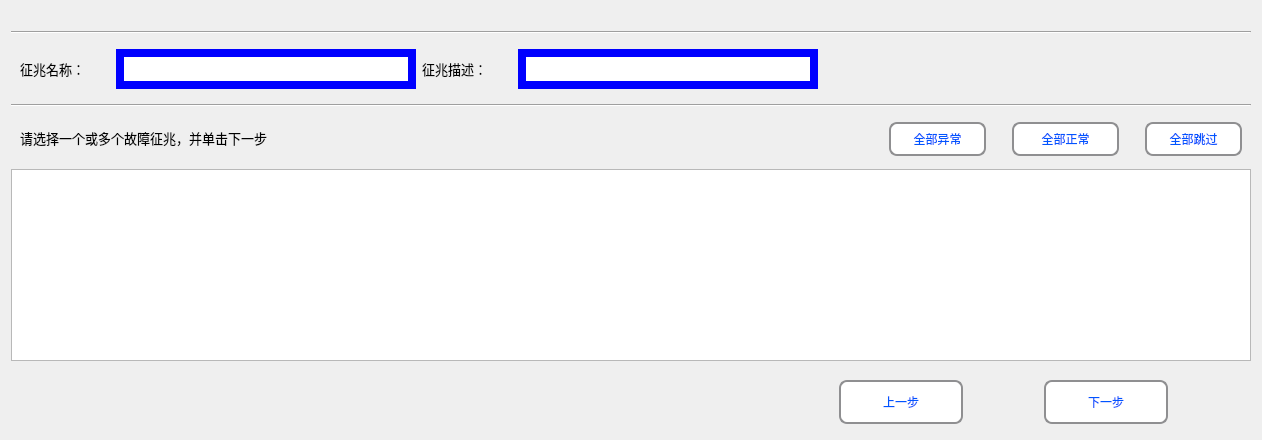
      <widget class="QWidget" name="page_main_select_known_symptom">
       <property name="minimumSize">
        <size>
         <width>0</width>
         <height>50</height>
        </size>
       </property>
       <property name="styleSheet">
        <string notr="true">QWidget#page_main_select_known_symptom{
border-image: url(:/new/prefix1/Diagnosis_Image/BG_new.png);}</string>
       </property>
       <layout class="QVBoxLayout" name="verticalLayout">
        <item>
         <spacer name="horizontalSpacer_30">
          <property name="orientation">
           <enum>Qt::Horizontal</enum>
          </property>
          <property name="sizeHint" stdset="0">
           <size>
            <width>906</width>
            <height>20</height>
           </size>
          </property>
         </spacer>
        </item>
        <item>
         <widget class="Line" name="line_select_known_symptom_2">
          <property name="orientation">
           <enum>Qt::Horizontal</enum>
          </property>
         </widget>
        </item>
        <item>
         <widget class="QWidget" name="widget_select_known_symptom_1" native="true">
          <property name="maximumSize">
           <size>
            <width>16777215</width>
            <height>60</height>
           </size>
          </property>
          <layout class="QHBoxLayout" name="horizontalLayout_22">
           <item>
            <widget class="QLabel" name="label_known_symptom_name_searching">
             <property name="minimumSize">
              <size>
               <width>90</width>
               <height>40</height>
              </size>
             </property>
             <property name="maximumSize">
              <size>
               <width>90</width>
               <height>40</height>
              </size>
             </property>
             <property name="font">
              <font>
               <family>微软雅黑</family>
               <pointsize>10</pointsize>
              </font>
             </property>
             <property name="text">
              <string>征兆名称：</string>
             </property>
            </widget>
           </item>
           <item>
            <widget class="QLineEdit" name="lineEdit_known_symptom_name_searching">
             <property name="minimumSize">
              <size>
               <width>300</width>
               <height>40</height>
              </size>
             </property>
             <property name="maximumSize">
              <size>
               <width>300</width>
               <height>16777215</height>
              </size>
             </property>
             <property name="styleSheet">
              <string notr="true">QLineEdit#lineEdit_known_symptom_name_searching{
    border: 8px solid blue;
	border-image: url(:/new/prefix1/Diagnosis_Image/Search_input.png);}
</string>
             </property>
            </widget>
           </item>
           <item>
            <widget class="QLabel" name="label_known_symptom_discription_searching">
             <property name="minimumSize">
              <size>
               <width>90</width>
               <height>40</height>
              </size>
             </property>
             <property name="maximumSize">
              <size>
               <width>90</width>
               <height>40</height>
              </size>
             </property>
             <property name="font">
              <font>
               <family>微软雅黑</family>
               <pointsize>10</pointsize>
              </font>
             </property>
             <property name="text">
              <string>征兆描述：</string>
             </property>
            </widget>
           </item>
           <item>
            <widget class="QLineEdit" name="lineEdit_known_symptom_discription_searching">
             <property name="minimumSize">
              <size>
               <width>300</width>
               <height>40</height>
              </size>
             </property>
             <property name="maximumSize">
              <size>
               <width>300</width>
               <height>16777215</height>
              </size>
             </property>
             <property name="styleSheet">
              <string notr="true">QLineEdit#lineEdit_known_symptom_discription_searching{
    border: 8px solid blue;
	border-image: url(:/new/prefix1/Diagnosis_Image/Search_input.png);}
</string>
             </property>
            </widget>
           </item>
           <item>
            <widget class="QPushButton" name="btn_known_symptom_searching">
             <property name="minimumSize">
              <size>
               <width>40</width>
               <height>40</height>
              </size>
             </property>
             <property name="maximumSize">
              <size>
               <width>40</width>
               <height>40</height>
              </size>
             </property>
             <property name="styleSheet">
              <string notr="true">border-radius:0px;
border-image: url(:/new/prefix1/Diagnosis_Image/Search_icon.png);</string>
             </property>
             <property name="text">
              <string/>
             </property>
             <property name="iconSize">
              <size>
               <width>40</width>
               <height>40</height>
              </size>
             </property>
            </widget>
           </item>
           <item>
            <spacer name="horizontalSpacer_symptom_searching">
             <property name="orientation">
              <enum>Qt::Horizontal</enum>
             </property>
             <property name="sizeHint" stdset="0">
              <size>
               <width>374</width>
               <height>20</height>
              </size>
             </property>
            </spacer>
           </item>
          </layout>
         </widget>
        </item>
        <item>
         <widget class="Line" name="line_select_known_symptom_1">
          <property name="orientation">
           <enum>Qt::Horizontal</enum>
          </property>
         </widget>
        </item>
        <item>
         <widget class="QWidget" name="widget_select_known_symptom_2" native="true">
          <property name="maximumSize">
           <size>
            <width>16777215</width>
            <height>50</height>
           </size>
          </property>
          <layout class="QHBoxLayout" name="horizontalLayout_6">
           <item>
            <widget class="QLabel" name="label_known_symptom_select">
             <property name="minimumSize">
              <size>
               <width>380</width>
               <height>30</height>
              </size>
             </property>
             <property name="maximumSize">
              <size>
               <width>380</width>
               <height>30</height>
              </size>
             </property>
             <property name="font">
              <font>
               <family>微软雅黑</family>
               <pointsize>10</pointsize>
               <weight>50</weight>
               <bold>false</bold>
              </font>
             </property>
             <property name="text">
              <string>请选择一个或多个故障征兆，并单击下一步</string>
             </property>
            </widget>
           </item>
           <item>
            <spacer name="horizontalSpacer_212">
             <property name="orientation">
              <enum>Qt::Horizontal</enum>
             </property>
             <property name="sizeHint" stdset="0">
              <size>
               <width>483</width>
               <height>20</height>
              </size>
             </property>
            </spacer>
           </item>
           <item>
            <widget class="QToolButton" name="toolButton_known_symptom_select_all">
             <property name="styleSheet">
              <string notr="true">QToolButton { 
    border: 2px solid #8f8f91;
    border-radius: 8px; 
    min-width: 90px;
    min-height: 30px;
	background-color: rgb(255, 255, 255);
	color: rgb(0, 85, 255);
	font: 75 12pt &quot;微软雅黑&quot;;
 }
QToolButton:pressed {
    border: 2px solid #8f8f91;
    border-radius: 6px; 
    background-color: rgb(255, 255, 255);
    min-width: 80px;
    min-height: 30px;
	color: rgb(0, 85, 255);
	font: 75 10pt &quot;微软雅黑&quot;;
}</string>
             </property>
             <property name="text">
              <string>全部异常</string>
             </property>
            </widget>
           </item>
           <item>
            <spacer name="verticalSpacer_4">
             <property name="orientation">
              <enum>Qt::Vertical</enum>
             </property>
             <property name="sizeHint" stdset="0">
              <size>
               <width>20</width>
               <height>40</height>
              </size>
             </property>
            </spacer>
           </item>
           <item>
            <widget class="QToolButton" name="toolButton_not_exit_symptom_select_all">
             <property name="minimumSize">
              <size>
               <width>104</width>
               <height>34</height>
              </size>
             </property>
             <property name="styleSheet">
              <string notr="true">QToolButton { 
    border: 2px solid #8f8f91;
    border-radius: 8px; 
    min-width: 100px;
    min-height: 30px;
	background-color: rgb(255, 255, 255);
	color: rgb(0, 85, 255);
	font: 75 12pt &quot;微软雅黑&quot;;
 }
QToolButton:pressed {
    border: 2px solid #8f8f91;
    border-radius: 6px; 
    background-color: rgb(255, 255, 255);
    min-width: 80px;
    min-height: 30px;
	color: rgb(0, 85, 255);
	font: 75 10pt &quot;微软雅黑&quot;;
}</string>
             </property>
             <property name="text">
              <string>全部正常</string>
             </property>
            </widget>
           </item>
           <item>
            <spacer name="verticalSpacer_5">
             <property name="orientation">
              <enum>Qt::Vertical</enum>
             </property>
             <property name="sizeHint" stdset="0">
              <size>
               <width>20</width>
               <height>25</height>
              </size>
             </property>
            </spacer>
           </item>
           <item>
            <widget class="QToolButton" name="toolButton_known_symptom_all_skip">
             <property name="minimumSize">
              <size>
               <width>94</width>
               <height>34</height>
              </size>
             </property>
             <property name="styleSheet">
              <string notr="true">QToolButton { 
    border: 2px solid #8f8f91;
    border-radius: 8px; 
    min-width: 90px;
    min-height: 30px;
	background-color: rgb(255, 255, 255);
	color: rgb(0, 85, 255);
	font: 75 12pt &quot;微软雅黑&quot;;
 }
QToolButton:pressed {
    border: 2px solid #8f8f91;
    border-radius: 6px; 
    background-color: rgb(255, 255, 255);
    min-width: 80px;
    min-height: 30px;
	color: rgb(0, 85, 255);
	font: 75 10pt &quot;微软雅黑&quot;;
}</string>
             </property>
             <property name="text">
              <string>全部跳过</string>
             </property>
            </widget>
           </item>
          </layout>
         </widget>
        </item>
        <item>
         <widget class="QTableWidget" name="tableWidget_known_symptom_select"/>
        </item>
        <item>
         <widget class="QWidget" name="widget_select_known_symptom_3" native="true">
          <layout class="QHBoxLayout" name="horizontalLayout_23">
           <item>
            <spacer name="horizontalSpacer_213">
             <property name="orientation">
              <enum>Qt::Horizontal</enum>
             </property>
             <property name="sizeHint" stdset="0">
              <size>
               <width>28</width>
               <height>20</height>
              </size>
             </property>
            </spacer>
           </item>
           <item>
            <spacer name="horizontalSpacer_214">
             <property name="orientation">
              <enum>Qt::Horizontal</enum>
             </property>
             <property name="sizeHint" stdset="0">
              <size>
               <width>35</width>
               <height>20</height>
              </size>
             </property>
            </spacer>
           </item>
           <item>
            <spacer name="horizontalSpacer_215">
             <property name="orientation">
              <enum>Qt::Horizontal</enum>
             </property>
             <property name="sizeHint" stdset="0">
              <size>
               <width>17</width>
               <height>20</height>
              </size>
             </property>
            </spacer>
           </item>
           <item>
            <spacer name="horizontalSpacer_216">
             <property name="orientation">
              <enum>Qt::Horizontal</enum>
             </property>
             <property name="sizeHint" stdset="0">
              <size>
               <width>35</width>
               <height>20</height>
              </size>
             </property>
            </spacer>
           </item>
           <item>
            <spacer name="horizontalSpacer_217">
             <property name="orientation">
              <enum>Qt::Horizontal</enum>
             </property>
             <property name="sizeHint" stdset="0">
              <size>
               <width>34</width>
               <height>20</height>
              </size>
             </property>
            </spacer>
           </item>
           <item>
            <spacer name="horizontalSpacer_218">
             <property name="orientation">
              <enum>Qt::Horizontal</enum>
             </property>
             <property name="sizeHint" stdset="0">
              <size>
               <width>35</width>
               <height>20</height>
              </size>
             </property>
            </spacer>
           </item>
           <item>
            <spacer name="horizontalSpacer_219">
             <property name="orientation">
              <enum>Qt::Horizontal</enum>
             </property>
             <property name="sizeHint" stdset="0">
              <size>
               <width>54</width>
               <height>20</height>
              </size>
             </property>
            </spacer>
           </item>
           <item>
            <spacer name="horizontalSpacer_220">
             <property name="orientation">
              <enum>Qt::Horizontal</enum>
             </property>
             <property name="sizeHint" stdset="0">
              <size>
               <width>53</width>
               <height>20</height>
              </size>
             </property>
            </spacer>
           </item>
           <item>
            <spacer name="horizontalSpacer_221">
             <property name="orientation">
              <enum>Qt::Horizontal</enum>
             </property>
             <property name="sizeHint" stdset="0">
              <size>
               <width>44</width>
               <height>20</height>
              </size>
             </property>
            </spacer>
           </item>
           <item>
            <spacer name="horizontalSpacer_222">
             <property name="orientation">
              <enum>Qt::Horizontal</enum>
             </property>
             <property name="sizeHint" stdset="0">
              <size>
               <width>39</width>
               <height>20</height>
              </size>
             </property>
            </spacer>
           </item>
           <item>
            <spacer name="horizontalSpacer_223">
             <property name="orientation">
              <enum>Qt::Horizontal</enum>
             </property>
             <property name="sizeHint" stdset="0">
              <size>
               <width>17</width>
               <height>20</height>
              </size>
             </property>
            </spacer>
           </item>
           <item>
            <widget class="QToolButton" name="toolButton_known_symptom_select_last">
             <property name="minimumSize">
              <size>
               <width>124</width>
               <height>44</height>
              </size>
             </property>
             <property name="maximumSize">
              <size>
               <width>100</width>
               <height>35</height>
              </size>
             </property>
             <property name="styleSheet">
              <string notr="true">QToolButton { 
    border: 2px solid #8f8f91;
    border-radius: 8px; 
    min-width: 120px;
    min-height: 40px;
	background-color: rgb(255, 255, 255);
	color: rgb(0, 85, 255);
	font: 75 12pt &quot;微软雅黑&quot;;
 }
QToolButton:pressed {
    border: 2px solid #8f8f91;
    border-radius: 6px; 
    background-color: rgb(255, 255, 255);
    min-width: 120px;
    min-height: 40px;
	color: rgb(0, 85, 255);
	font: 75 10pt &quot;微软雅黑&quot;;
}</string>
             </property>
             <property name="text">
              <string>上一步</string>
             </property>
            </widget>
           </item>
           <item>
            <spacer name="horizontalSpacer_224">
             <property name="orientation">
              <enum>Qt::Horizontal</enum>
             </property>
             <property name="sizeHint" stdset="0">
              <size>
               <width>34</width>
               <height>20</height>
              </size>
             </property>
            </spacer>
           </item>
           <item>
            <widget class="QToolButton" name="toolButton_known_symptom_select_next">
             <property name="minimumSize">
              <size>
               <width>124</width>
               <height>44</height>
              </size>
             </property>
             <property name="maximumSize">
              <size>
               <width>100</width>
               <height>35</height>
              </size>
             </property>
             <property name="styleSheet">
              <string notr="true">QToolButton { 
    border: 2px solid #8f8f91;
    border-radius: 8px; 
    min-width: 120px;
    min-height: 40px;
	background-color: rgb(255, 255, 255);
	color: rgb(0, 85, 255);
	font: 75 12pt &quot;微软雅黑&quot;;
 }
QToolButton:pressed {
    border: 2px solid #8f8f91;
    border-radius: 6px; 
    background-color: rgb(255, 255, 255);
    min-width: 120px;
    min-height: 40px;
	color: rgb(0, 85, 255);
	font: 75 10pt &quot;微软雅黑&quot;;
}</string>
             </property>
             <property name="text">
              <string>下一步</string>
             </property>
            </widget>
           </item>
           <item>
            <spacer name="horizontalSpacer_225">
             <property name="orientation">
              <enum>Qt::Horizontal</enum>
             </property>
             <property name="sizeHint" stdset="0">
              <size>
               <width>40</width>
               <height>20</height>
              </size>
             </property>
            </spacer>
           </item>
          </layout>
         </widget>
        </item>
       </layout>
      </widget>
